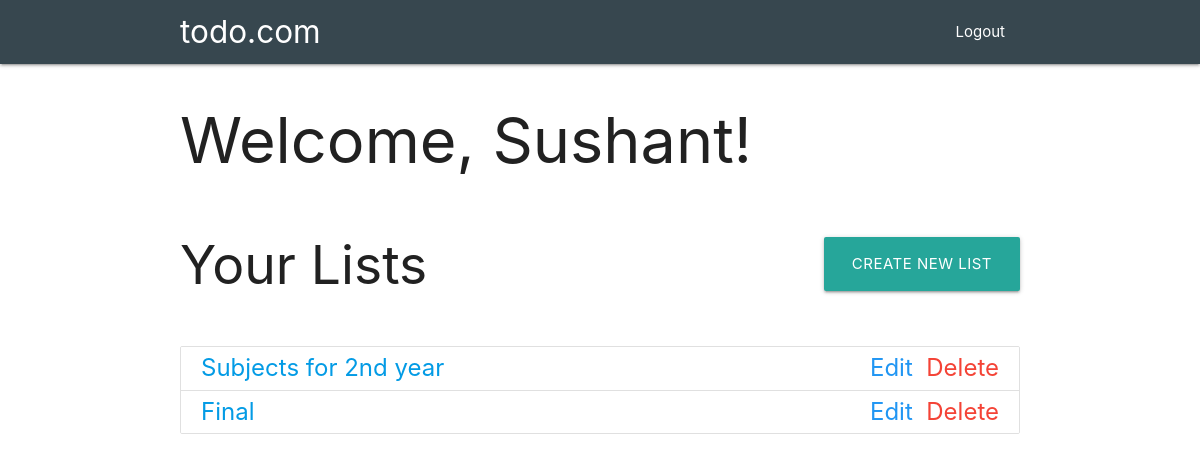
The page /dashboard (signed in) on the database as committed earlier.
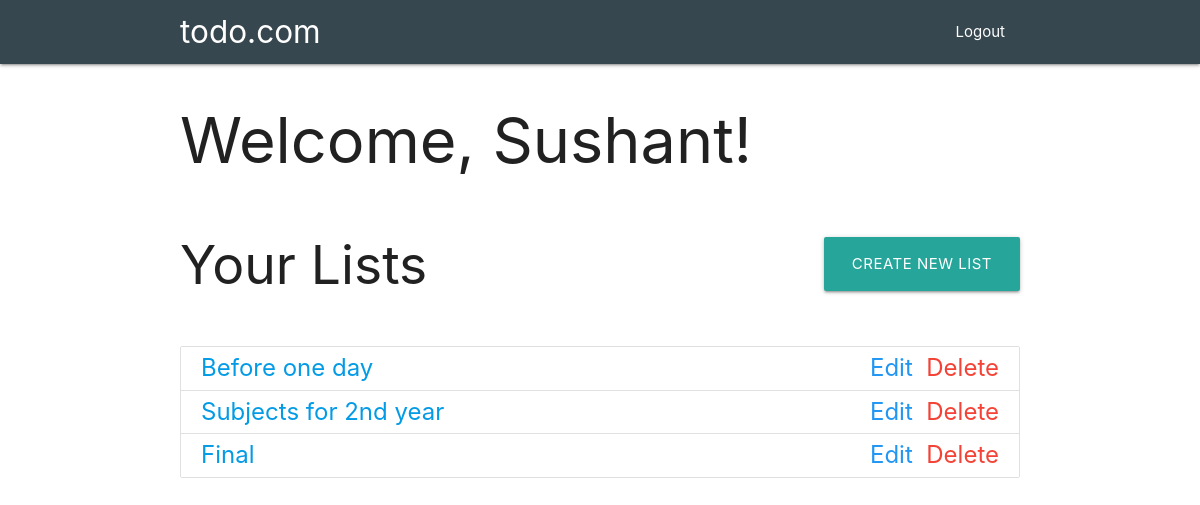
The same page on the database as committed later.
### tables this page shows
CREATE TABLE lists(
        id INTEGER PRIMARY KEY AUTOINCREMENT,
        listname VARCHAR(32) UNIQUE,
        created_by VARCHAR(32),
        created_on VARCHAR(32)
    );

### app.py (the view)
@app.route('/dashboard', methods=['GET'])
def dashboard():
    if 'username' in session:
        username = session['username']
        lists = model.getList(username)
        return render_template('dashboard.html', username=username, lists=lists)
    else:
        return redirect(url_for('login'))

### app.py (called while the page is built)
@app.before_request
def before_request():
    g.username = None
    g.admin_username = None
    if 'username' in session:
        g.username = session['username']
    if 'admin_username' in session:
        g.admin_username = session['admin_username']

### model.py (called while the page is built)
def getList(username):
    connection = sqlite3.connect('main.db', check_same_thread=False)
    cursor = connection.cursor()
    cursor.execute("""SELECT listname FROM lists WHERE created_by LIKE '{username}' ORDER BY created_on DESC;""".format(username=username))
    db_lists = cursor.fetchall()
    lists  = []
    for i in range(len(db_lists)):
        list_name = db_lists[i][0]
        lists.append(list_name)
    connection.commit()
    cursor.close()
    connection.close()
    if db_lists is None:
        pass
    else:
        return lists

### templates/dashboard.html (shortened to what this page needs)
{% extends 'structure.html' %}
{% block body %}
<nav class="blue-grey darken-3" role="navigation">
    <div class="nav-wrapper container"><a id="logo-container" href="/" class="brand-logo">todo.com</a>
        <ul class="right hide-on-med-and-down">
            <li><a href="/logout">Logout</a></li>
        </ul>
    </div>
</nav>
<div class="container">
    <h1>Welcome, {{ username }}!</h1>
    <div id="lists">
        <h2>Your Lists</h2>
        <a class="btn-large" href="/createList">Create New List</a>
    </div>
    <br>
    <ul class="collection" id="fontincrease">
        {% for i in lists %}
        <li class="collection-item"><div><a href="/list/{{ i }}">{{ i }}</a><div class="secondary-content"><a class="blue-text" href="/list/edit/{{ i }}">Edit</a>&nbsp;&nbsp;<a class="red-text" href="/list/delete/{{ i }}">Delete</a></div></div></li>
        {% endfor %}
    </ul>
</div>
{% endblock body %}

### templates/structure.html (shortened to what this page needs)
<!doctype html>
<html lang="en">
    <head>
        <link rel="stylesheet" href="http://127.0.0.1:5000/static/css/style.css">
        <link rel="stylesheet" href="https://cdnjs.cloudflare.com/ajax/libs/materialize/1.0.0/css/materialize.min.css">
    </head>
    <body>
        {% block body %}
        {% endblock body %}
    </body>
</html>

### static/css/style.css (style rules this page uses)
#lists h2 { display: inline-flex; justify-content: flex-start; }
#lists a { display: inline-flex; justify-content: flex-end; float: right; margin-top: 37px; }
#fontincrease { font-size: 24px !important; }

Rows that differ between the two databases and show on the page:
added lists: listname "Before one day"
